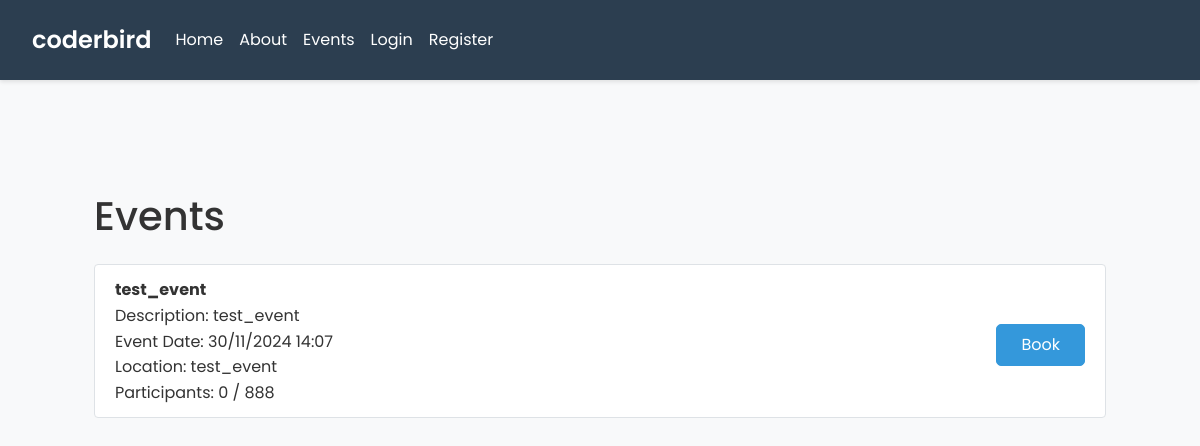
The page /events on the database as committed earlier.
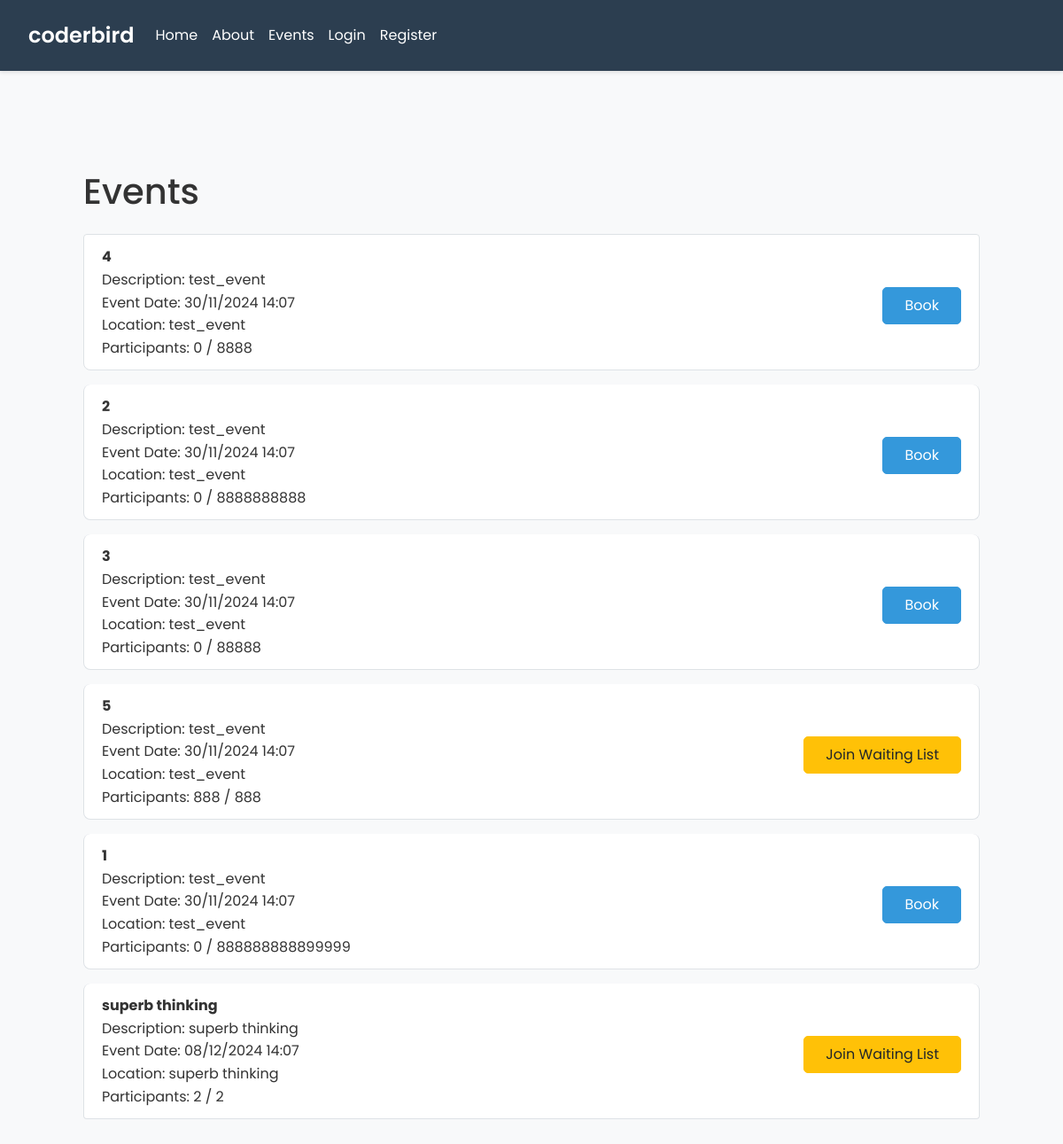
The same page on the database as committed later.
### tables this page shows
CREATE TABLE `events` (`created` TEXT DEFAULT (strftime('%Y-%m-%d %H:%M:%fZ')) NOT NULL, `desc` TEXT DEFAULT '' NOT NULL, `event_date` TEXT DEFAULT '' NOT NULL, `id` TEXT PRIMARY KEY DEFAULT ('r'||lower(hex(randomblob(7)))) NOT NULL, `location` TEXT DEFAULT '' NOT NULL, `max_participants` NUMERIC DEFAULT 0 NOT NULL, `title` TEXT DEFAULT '' NOT NULL, `updated` TEXT DEFAULT (strftime('%Y-%m-%d %H:%M:%fZ')) NOT NULL, "participants" NUMERIC DEFAULT 0 NOT NULL);

### main.py (the view)
@app.route('/events')
def events():
    conn = get_db_connection()
    events = conn.execute('''
        SELECT events.*, COUNT(bookings.id) as participants
        FROM events
        LEFT JOIN bookings ON events.id = bookings.eventID
        GROUP BY events.id
    ''').fetchall()
    bookings = []
    if is_logged_in():
        cursor = conn.cursor()
        cursor.execute('SELECT eventID FROM bookings WHERE userID = ?', (session['user_id'],))
        bookings = [booking['eventID'] for booking in cursor.fetchall()]
    conn.close()
    e = []
    for event in events:
        event_dict = dict(event)
        event_dict['event_date'] = datetime.strptime(event['event_date'], "%Y-%m-%d %H:%M:%S.000Z").strftime("%d/%m/%Y %H:%M")
        e.append(event_dict)
    return render_template('events.html', is_logged_in=is_logged_in, is_admin=is_admin, events=e, bookings=bookings)

### main.py (called while the page is built, shortened)
def is_logged_in():
    return 'user_id' in session

def is_admin():
    if not is_logged_in():
        pass

def get_db_connection():
    conn = sqlite3.connect(r'pb_data\data.db')
    conn.row_factory = sqlite3.Row
    return conn

### templates/events.html (shortened to what this page needs)
{% extends 'base.html' %}
{% block content %}
<div class="container">
    <h1 class="mt-5">Events</h1>
    <ul class="list-group mt-4">
        {% for event in events %}
            <li class="list-group-item">
                <div class="event-outline d-flex justify-content-between align-items-center">
                    <div>
                        <strong>{{ event['title'] }}</strong><br>
                        Description: {{ event['desc'] }}<br>
                        Event Date: {{ event['event_date'] }}<br>
                        Location: {{ event['location'] }}<br>
                        Participants: {{ event['participants'] }} / {{ event['max_participants'] }}<br>
                    </div>
                    <div>
                        {% if event['id'] in bookings %}
                            <button class="btn btn-secondary mt-2" disabled>Booked</button>
                        {% elif event['participants'] >= event['max_participants'] %}
                            <form method="POST" action="{{ url_for('create_booking', event_id=event['id']) }}">
                                <button type="submit" class="btn btn-warning mt-2">Join Waiting List</button>
                            </form>
                        {% else %}
                            <form method="POST" action="{{ url_for('create_booking', event_id=event['id']) }}">
                                <button type="submit" class="btn btn-primary mt-2">Book</button>
                            </form>
                        {% endif %}
                    </div>
                </div>
            </li>
        {% endfor %}
    </ul>
</div>
{% endblock %}

Rows that differ between the two databases and show on the page:
added events: title "4", desc "test_event", event_date "30/11/2024 14:07", location "test_event", participants "0", max_participants "8888"
added events: title "2", desc "test_event", event_date "30/11/2024 14:07", location "test_event", participants "0", max_participants "8888888888"
added events: title "3", desc "test_event", event_date "30/11/2024 14:07", location "test_event", participants "0", max_participants "88888"
changed events (number 4 of 6 on the later page): title "test_event" → "5"; participants "0" → "888"; now shows "Join Waiting List"; no longer shows "Book"
added events: title "1", desc "test_event", event_date "30/11/2024 14:07", location "test_event", participants "0", max_participants "888888888899999"
added events: title "superb thinking", desc "superb thinking", event_date "08/12/2024 14:07", location "superb thinking", participants "2", max_participants "2"
